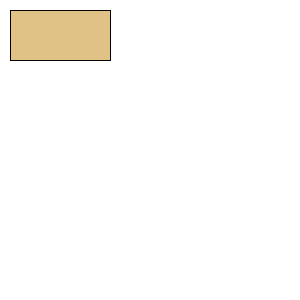
Frame 1 (no input)
Frame 60 (the mouse pressed at the canvas centre just before this capture): identical to frame 1, image omitted
Frame 120 (the mouse held since frame 60 and released just before this capture): identical to frame 1, image omitted

The Processing sketch that drew this single still picture (run headless with seeded random() and noise(); from frame 60 on, the mouse is pressed at the canvas centre):

// Processing sketch: Buttons
// ── Buttons.pde
Button btnAceptar;

void setup(){
  size(300,300);
  btnAceptar = new Button(10,10,100,50);
}

void draw(){
  background(255);
  btnAceptar.draw();
}

void mouseMoved(){
  btnAceptar.mouseMoved();
}

void mouseClicked(){
  btnAceptar.mouseClicked();
}

void mousePressed(){
  btnAceptar.mousePressed();
}

void mouseReleased(){
  btnAceptar.mouseReleased();
}

// ── Button.pde
public class Button{
  private float x;
  private float y;
  private float widthField;
  private float heightField;
  
  private color bgColor;
  private color mouseOverColor;
  private color borderColor;
  private color clickedColor;
  
  private boolean mouseOver;
  private boolean clicked;
  
  public Button(float x, float y, float widthField, float heightField){
    this.x = x;
    this.y = y;
    this.widthField = widthField;
    this.heightField = heightField;
    int r=224,g=194,b=134;
    this.bgColor = color(224, 194, 134);
    this.mouseOverColor = color(r-50,g-50,b-50);
    this.clickedColor = color(r-100,g-100,b-100);
    this.borderColor = color(0);
    this.mouseOver = false;
    this.clicked = false;
  }
  
  public void draw(){
    colorMode(RGB, 255, 255, 255);
    stroke(borderColor);
    if(mouseOver){
      if(clicked){
        fill(clickedColor);
      }else{
        fill(mouseOverColor);
      }
    }else{
      fill(bgColor);
    }
    rect(x, y, widthField, heightField);
  }
  
  public void mouseMoved(){
    if(mouseX >= this.x && mouseX <= this.x + this.widthField){
      if(mouseY >= this.y && mouseY <= this.y + this.heightField){
        mouseOver = true;
      }else{
        mouseOver = false;
      }
    }else{
      mouseOver = false;
    }
  }
  
  public void mouseClicked(){
    if(mouseOver){
      println("Click");
    }
  }
  
  public void mousePressed(){
    if(mouseOver){
      clicked = true;
    }else{
      clicked = false;
    }
  }
  
  public void mouseReleased(){
    if(mouseOver){
      clicked = false;
    }
  }
  
}
